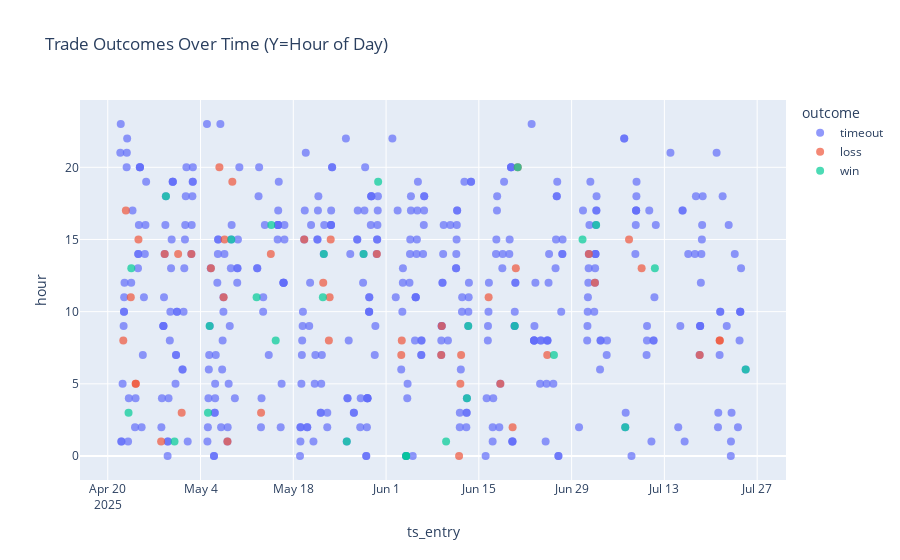

Write notebook code for a chart like this one.
### Code cell
import plotly.express as px

# Prepare timeline scatter (one point per trade)
plot_df = df.copy()
plot_df['result_color'] = np.select(
    [plot_df.is_win==1, plot_df.is_loss==1, plot_df.is_timeout==1],
    ['green','red','orange'], 'gray'
)
fig = px.scatter(
    plot_df,
    x='ts_entry',
    y='hour',
    color='outcome',
    title='Trade Outcomes Over Time (Y=Hour of Day)',
    hover_data=['direction','outcome']
)
fig.update_traces(marker=dict(size=8, opacity=0.7))
fig.show()

### Figure 1 — Plotly figure (JSON) as saved in the notebook; plotly's stock layout.template omitted (floating-point values rounded to 4 significant figures; data arrays with more than 128 entries replaced by an {"elided": "..."} marker saying what was removed)
{"data": [{"customdata": {"elided": "427x2 str values"}, "hovertemplate": "outcome=%{customdata[1]}<br>ts_entry=%{x}<br>hour=%{y}<br>direction=%{customdata[0]}<extra></extra>", "legendgroup": "timeout", "marker": {"color": "#636efa", "opacity": 0.7, "size": 8, "symbol": "circle"}, "mode": "markers", "name": "timeout", "orientation": "v", "showlegend": true, "type": "scatter", "x": {"elided": "427 str values"}, "xaxis": "x", "y": {"elided": "427 int values"}, "yaxis": "y"}, {"customdata": [["bearish", "loss"], ["bearish", "loss"], ["bearish", "loss"], ["bearish", "loss"], ["bullish", "loss"], ["bullish", "loss"], ["bullish", "loss"], ["bearish", "loss"], ["bearish", "loss"], ["bearish", "loss"], ["bullish", "loss"], ["bullish", "loss"], ["bullish", "loss"], ["bullish", "loss"], ["bullish", "loss"], ["bearish", "loss"], ["bullish", "loss"], ["bearish", "loss"], ["bearish", "loss"], ["bullish", "loss"], ["bullish", "loss"], ["bearish", "loss"], ["bullish", "loss"], ["bearish", "loss"], ["bearish", "loss"], ["bearish", "loss"], ["bullish", "loss"], ["bullish", "loss"], ["bullish", "loss"], ["bearish", "loss"], ["bearish", "loss"], ["bearish", "loss"], ["bullish", "loss"], ["bearish", "loss"], ["bearish", "loss"], ["bullish", "loss"], ["bullish", "loss"], ["bullish", "loss"], ["bullish", "loss"], ["bearish", "loss"], ["bearish", "loss"], ["bullish", "loss"], ["bearish", "loss"], ["bearish", "loss"], ["bearish", "loss"]], "hovertemplate": "outcome=%{customdata[1]}<br>ts_entry=%{x}<br>hour=%{y}<br>direction=%{customdata[0]}<extra></extra>", "legendgroup": "loss", "marker": {"color": "#EF553B", "opacity": 0.7, "size": 8, "symbol": "circle"}, "mode": "markers", "name": "loss", "orientation": "v", "showlegend": true, "type": "scatter", "x": ["2025-04-22T08:18:00.000000000", "2025-04-22T17:38:00.000000000", "2025-04-23T11:28:00.000000000", "2025-04-24T05:12:00.000000000", "2025-04-24T05:32:00.000000000", "2025-04-24T15:12:00.000000000", "2025-04-28T01:15:00.000000000", "2025-04-28T14:15:00.000000000", "2025-04-30T14:56:00.000000000", "2025-05-01T03:46:00.000000000", "2025-05-02T14:56:00.000000000", "2025-05-05T13:41:00.000000000", "2025-05-06T20:22:00.000000000", "2025-05-07T11:43:00.000000000", "2025-05-07T15:03:00.000000000", "2025-05-08T01:35:00.000000000", "2025-05-08T19:15:00.000000000", "2025-05-13T03:17:00.000000000", "2025-05-14T14:38:00.000000000", "2025-05-19T15:41:00.000000000", "2025-05-22T12:25:00.000000000", "2025-05-23T08:48:00.000000000", "2025-05-23T11:38:00.000000000", "2025-05-23T15:28:00.000000000", "2025-05-30T14:40:00.000000000", "2025-06-03T07:05:00.000000000", "2025-06-03T08:55:00.000000000", "2025-06-09T07:45:00.000000000", "2025-06-09T09:45:00.000000000", "2025-06-12T00:25:00.000000000", "2025-06-12T05:05:00.000000000", "2025-06-12T07:45:00.000000000", "2025-06-16T11:25:00.000000000", "2025-06-18T05:54:00.000000000", "2025-06-20T02:18:00.000000000", "2025-06-20T13:58:00.000000000", "2025-06-20T20:58:00.000000000", "2025-06-25T07:46:00.000000000", "2025-07-01T14:33:00.000000000", "2025-07-02T12:13:00.000000000", "2025-07-07T15:59:00.000000000", "2025-07-09T13:36:00.000000000", "2025-07-18T07:53:00.000000000", "2025-07-21T08:19:00.000000000", "2025-07-21T08:29:00.000000000"], "xaxis": "x", "y": [8, 17, 11, 5, 5, 15, 1, 14, 14, 3, 14, 13, 20, 11, 15, 1, 19, 3, 14, 15, 12, 8, 11, 15, 14, 7, 8, 7, 9, 0, 5, 7, 11, 5, 2, 13, 20, 7, 14, 12, 15, 13, 7, 8, 8], "yaxis": "y"}, {"customdata": [["bearish", "win"], ["bearish", "win"], ["bullish", "win"], ["bearish", "win"], ["bearish", "win"], ["bullish", "win"], ["bearish", "win"], ["bullish", "win"], ["bearish", "win"], ["bullish", "win"], ["bullish", "win"], ["bearish", "win"], ["bullish", "win"], ["bearish", "win"], ["bearish", "win"], ["bearish", "win"], ["bearish", "win"], ["bearish", "win"], ["bullish", "win"], ["bearish", "win"], ["bullish", "win"], ["bearish", "win"], ["bullish", "win"], ["bullish", "win"], ["bullish", "win"], ["bearish", "win"], ["bullish", "win"], ["bullish", "win"]], "hovertemplate": "outcome=%{customdata[1]}<br>ts_entry=%{x}<br>hour=%{y}<br>direction=%{customdata[0]}<extra></extra>", "legendgroup": "win", "marker": {"color": "#00cc96", "opacity": 0.7, "size": 8, "symbol": "circle"}, "mode": "markers", "name": "win", "orientation": "v", "showlegend": true, "type": "scatter", "x": ["2025-04-23T03:18:00.000000000", "2025-04-23T13:18:00.000000000", "2025-04-28T18:55:00.000000000", "2025-04-30T01:46:00.000000000", "2025-05-05T03:01:00.000000000", "2025-05-05T09:01:00.000000000", "2025-05-08T15:35:00.000000000", "2025-05-12T11:07:00.000000000", "2025-05-14T16:28:00.000000000", "2025-05-15T08:20:00.000000000", "2025-05-22T11:05:00.000000000", "2025-05-22T14:35:00.000000000", "2025-05-26T01:42:00.000000000", "2025-05-28T14:35:00.000000000", "2025-05-30T19:20:00.000000000", "2025-06-04T00:47:00.000000000", "2025-06-04T00:57:00.000000000", "2025-06-10T01:22:00.000000000", "2025-06-13T04:52:00.000000000", "2025-06-13T09:42:00.000000000", "2025-06-20T09:58:00.000000000", "2025-06-20T20:48:00.000000000", "2025-06-26T07:58:00.000000000", "2025-06-30T15:32:00.000000000", "2025-07-02T16:53:00.000000000", "2025-07-07T02:19:00.000000000", "2025-07-11T13:34:00.000000000", "2025-07-25T06:29:00.000000000"], "xaxis": "x", "y": [3, 13, 18, 1, 3, 9, 15, 11, 16, 8, 11, 14, 1, 14, 19, 0, 0, 1, 4, 9, 9, 20, 7, 15, 16, 2, 13, 6], "yaxis": "y"}], "layout": {"legend": {"title": {"text": "outcome"}, "tracegroupgap": 0}, "title": {"text": "Trade Outcomes Over Time (Y=Hour of Day)"}, "xaxis": {"anchor": "y", "domain": [0, 1], "title": {"text": "ts_entry"}}, "yaxis": {"anchor": "x", "domain": [0, 1], "title": {"text": "hour"}}}}
